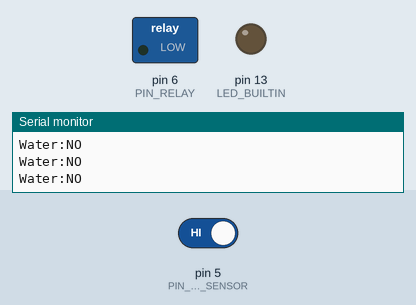
A sketch run on a simulated Arduino Uno, built with avr-gcc and run on an emulated ATmega328P. Shown: switched loads named in the sketch (green lamp = pin HIGH), output pins drawn as LEDs (lit = HIGH), the last lines printed to the serial monitor. The test bench sets the inputs (shaded band); at power-on: pin 5 (PIN_WATER_SENSOR) HIGH.

Above: at 1.2 s.
1.3 s: pin 5 (PIN_WATER_SENSOR) driven LOW
At 3.4 s:
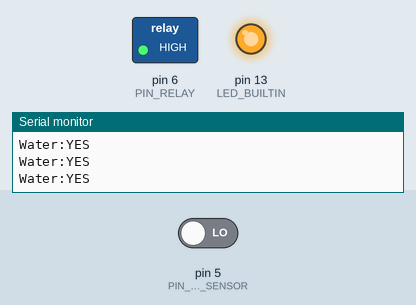
3.7 s: pin 5 (PIN_WATER_SENSOR) driven HIGH
At 5.6 s:
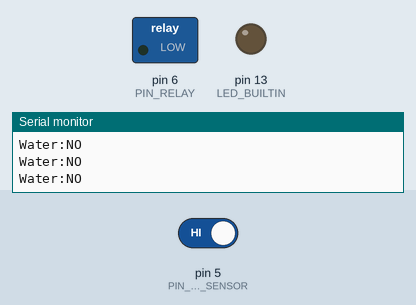
Timing chart, 0 to 7.1 s (numbered marks = the images above; inputs shaded):
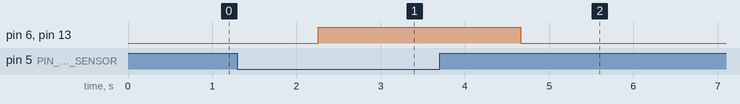

Measured:
- after the input at 1.3 s, pin 6 (PIN_RELAY), pin 13 (LED_BUILTIN): LOW → HIGH after 0.96 s
- after the input at 3.7 s, pin 6 (PIN_RELAY), pin 13 (LED_BUILTIN): HIGH → LOW after 0.96 s

The sketch:

digital-water-level-lock.ino
```cpp
/**
   Structs.
*/

typedef struct programState {
  bool isOpen;
  unsigned int counterWater;
  unsigned int counterEmpty;
} ProgramState;

ProgramState progState = {
  .isOpen = false,
  .counterWater = 0,
  .counterEmpty = 0
};

/**
   Misc constants.
*/

const int DELAY_LOOP_MS = 50;
const int MIN_ACTIVE_COUNTER = 20;

/**
   Water sensor constants.
*/

const int PIN_WATER_SENSOR = 5;

/**
   Relay constants.
*/

const int PIN_RELAY = 6;

/**
   Water sensor functions.
*/

void initWaterSensor() {
  pinMode(PIN_WATER_SENSOR, INPUT);
}

bool hasWater() {
  bool isWaterPresent = digitalRead(PIN_WATER_SENSOR) == LOW;
  Serial.print("Water:");
  Serial.println(isWaterPresent ? "YES" : "NO");
  return isWaterPresent;
}

void checkWaterSensorUpdateCounters() {
  if (hasWater()) {
    progState.counterEmpty = 0;
    progState.counterWater = progState.counterWater < MIN_ACTIVE_COUNTER ?
                             progState.counterWater + 1 : MIN_ACTIVE_COUNTER;
  } else {
    progState.counterWater = 0;
    progState.counterEmpty = progState.counterEmpty < MIN_ACTIVE_COUNTER ?
                             progState.counterEmpty + 1 : MIN_ACTIVE_COUNTER;
  }
}

/**
   Relay functions.
*/

void lockRelay() {
  Serial.println("Relay:Lock");
  digitalWrite(PIN_RELAY, LOW);
}

void openRelay() {
  Serial.println("Relay:Open");
  digitalWrite(PIN_RELAY, HIGH);
}

void initRelay() {
  pinMode(PIN_RELAY, OUTPUT);
  lockRelay();
}

void checkCountersUpdateRelay() {
  if (progState.counterWater >= MIN_ACTIVE_COUNTER && !progState.isOpen) {
    digitalWrite(LED_BUILTIN, HIGH);
    openRelay();
    progState.isOpen = true;
  } else if (progState.counterEmpty >= MIN_ACTIVE_COUNTER && progState.isOpen) {
    digitalWrite(LED_BUILTIN, LOW);
    lockRelay();
    progState.isOpen = false;
  }
}

/**
   Entrypoint.
*/

void setup() {
  Serial.begin(9600);

  pinMode(LED_BUILTIN, OUTPUT);
  digitalWrite(LED_BUILTIN, LOW);

  initRelay();
  initWaterSensor();

  Serial.println(">> Starting digital water lock program");
}

void loop() {
  checkWaterSensorUpdateCounters();
  checkCountersUpdateRelay();
  delay(DELAY_LOOP_MS);
}
```
